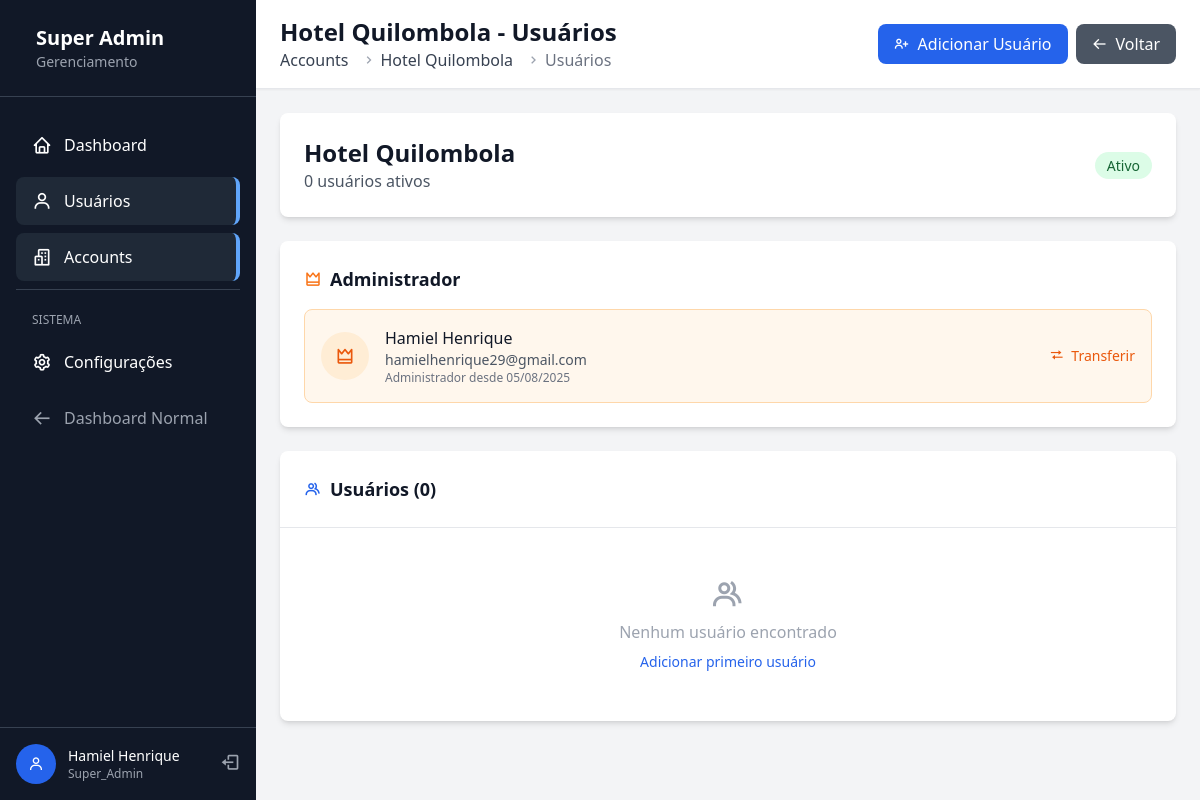
The app's page /super-admin/accounts/1/users (signed in), older data.
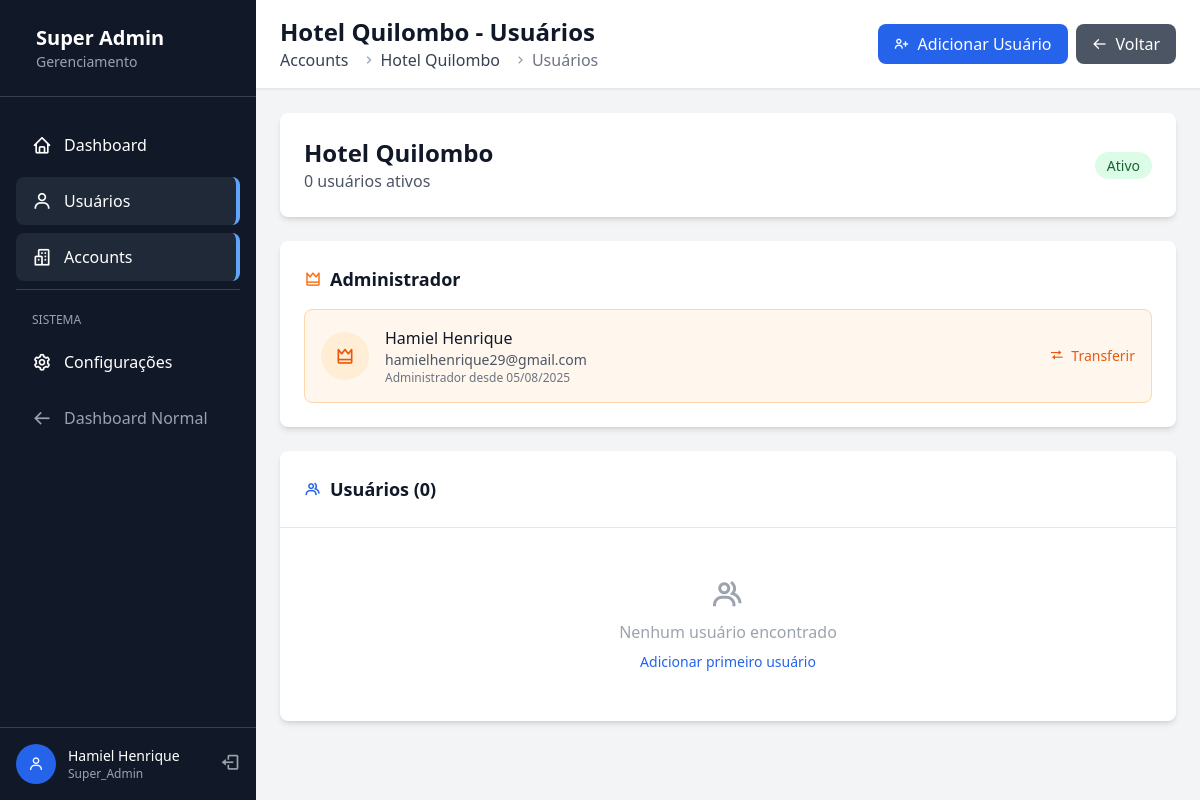
The same page, newer data.
### app/models/account.py (models this page shows, shortened)
class Account(db.Model):
    __tablename__ = 'accounts'
    id = db.Column(db.Integer, primary_key=True)
    name = db.Column(db.String(100), nullable=False)
    subdomain = db.Column(db.String(50), unique=True, nullable=True, index=True)
    status = db.Column(db.Enum(AccountStatus), nullable=False, default=AccountStatus.ACTIVE)
    is_active = db.Column(db.Boolean, default=True, nullable=False)
    owner_id = db.Column(db.Integer, db.ForeignKey('users.id'), nullable=False)
    created_by = db.Column(db.Integer, db.ForeignKey('users.id'), nullable=False)
    created_at = db.Column(db.DateTime, default=datetime.utcnow, nullable=False)
    updated_at = db.Column(db.DateTime, default=datetime.utcnow, onupdate=datetime.utcnow)
    owner = db.relationship('User', foreign_keys=[owner_id], backref='owned_accounts')
    creator = db.relationship('User', foreign_keys=[created_by], backref='created_accounts')
    def get_user_count(self):
        return self.users.count()

### app/frontend/routes/super_admin/accounts.py (the view)
@accounts_bp.route('/<int:account_id>/users')
@super_admin_required
def manage_users(account_id):
    account = Account.query.get_or_404(account_id)
    users = account.users.all()
    available_users = User.query.filter(
        ~User.accounts.any(Account.id == account_id)
    ).all()
    return render_template('super_admin/accounts/manage_users.html',
                         account=account,
                         users=users,
                         available_users=available_users)

### app/frontend/routes/super_admin/__init__.py (called while the page is built)
def super_admin_required(f):
    @wraps(f)
    @login_required
    def decorated_function(*args, **kwargs):
        if not current_user.is_authenticated:
            flash('Você precisa estar logado!', 'error')
            return redirect(url_for('auth.login'))
        if not current_user.is_super_admin():
            flash('Acesso negado! Área restrita para Super Admin.', 'error')
            return redirect(url_for('main.dashboard'))
        return f(*args, **kwargs)
    return decorated_function

### app/models/user.py (called while the page is built)
    def get_full_name(self):
        return f"{self.first_name} {self.last_name}"

    def is_super_admin(self):
        return self.role == UserRole.SUPER_ADMIN

    def get_accessible_accounts(self):
        if self.is_super_admin():
            from .account import Account, AccountStatus
            return Account.query.filter(Account.status == AccountStatus.ACTIVE).all()
        else:
            return self.accounts.filter_by(is_active=True).all()

### app/frontend/templates/super_admin/accounts/manage_users.html (shortened to what the changed rows need)
{% extends "super_admin/base.html" %}
{% block page_title %}{{ account.name }} - Usuários{% endblock %}
{% block breadcrumb %}
<nav class="flex" aria-label="Breadcrumb">
    <ol class="inline-flex items-center space-x-1 md:space-x-3">
        <li>
            <div class="flex items-center">
                <i class='bx bx-chevron-right text-gray-400'></i>
                <a href="{{ url_for('super_admin.accounts.view', account_id=account.id) }}" class="ml-1 text-gray-700 hover:text-blue-600">
                    {{ account.name }}
                </a>
            </div>
        </li>
    </ol>
</nav>
{% endblock %}
{% block content %}
<div class="space-y-6">
    <div class="bg-white rounded-lg shadow-md p-6">
        <div class="flex items-center justify-between">
            <div>
                <h2 class="text-2xl font-bold text-gray-900">{{ account.name }}</h2>
                <p class="text-gray-600">{{ account.get_user_count() }} usuários ativos</p>
            </div>
        </div>
    </div>
    <div class="bg-white rounded-lg shadow-md p-6">
        {% if account.owner %}
            <div class="flex items-center justify-between p-4 bg-orange-50 rounded-lg border border-orange-200">
                <div class="flex items-center">
                    <div class="h-12 w-12 bg-orange-100 rounded-full flex items-center justify-center mr-4">
                        <i class='bx bx-crown text-orange-600 text-xl'></i>
                    </div>
                    <div>
                        <p class="font-medium text-gray-900">{{ account.owner.get_full_name() }}</p>
                        <p class="text-sm text-gray-600">{{ account.owner.email }}</p>
                        <p class="text-xs text-gray-500">Administrador desde {{ account.created_at.strftime('%d/%m/%Y') }}</p>
                    </div>
                </div>
                <button onclick="openTransferModal()"
                        class="text-orange-600 hover:text-orange-700 text-sm">
                    <i class='bx bx-transfer mr-1'></i>
                    Transferir
                </button>
            </div>
        {% endif %}
    </div>
</div>
{% endblock %}

Row changes from the older to the newer data that the page shows:
changed Account: name "Hotel Quilombola" → "Hotel Quilombo"
